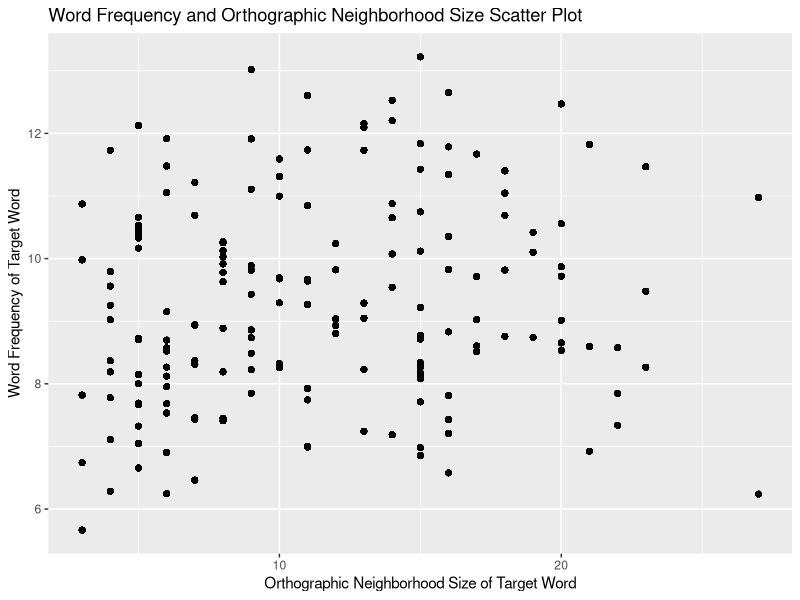
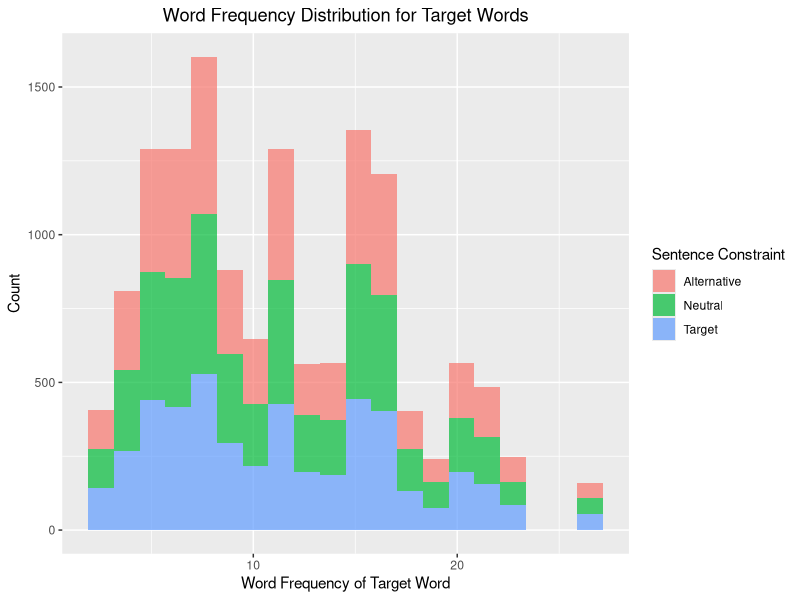

The R script that drew these images, in order:
## ---- chunk 1

knitr::opts_chunk$set(echo = TRUE)

if(!require(knitr)){
    install.packages("knitr")
}
library(knitr)

if(!require(kableExtra)){
    install.packages("kableExtra")
}
library(kableExtra)

library(tidyverse)

mydata = read_csv("TopGown_Data.csv", skip_empty_rows = TRUE)
## ---- chunk 2

mydata %>% ggplot(aes(x = OrthoN_T, y = Freq_T)) + # this defines the x and y axes of the plot
  geom_point() + # this adds geometric objects
  theme_classic() + # this sets the theme for the plot
  theme_update(plot.title = element_text(hjust = 0.5)) + # this line centers the title
  xlab("Orthographic Neighborhood Size of Target Word") + # this line sets the label for x-axis
  ylab("Word Frequency of Target Word") + # this line sets the label for y-axis
  ggtitle("Word Frequency and Orthographic Neighborhood Size Scatter Plot") # this sets the title for the plot

## ---- chunk 3

mydata %>% ggplot(aes(x = OrthoN_T, fill = constrained_to)) + 
  geom_histogram(bins = 20, alpha = .7) + 
  theme_classic() + 
  theme_update(plot.title = element_text(hjust = 0.5)) +  
  scale_fill_discrete(name  ="Sentence Constraint", labels=c("Alternative", "Neutral", "Target")) +
  xlab("Word Frequency of Target Word") + 
  ylab("Count") + 
  ggtitle("Word Frequency Distribution for Target Words") 
